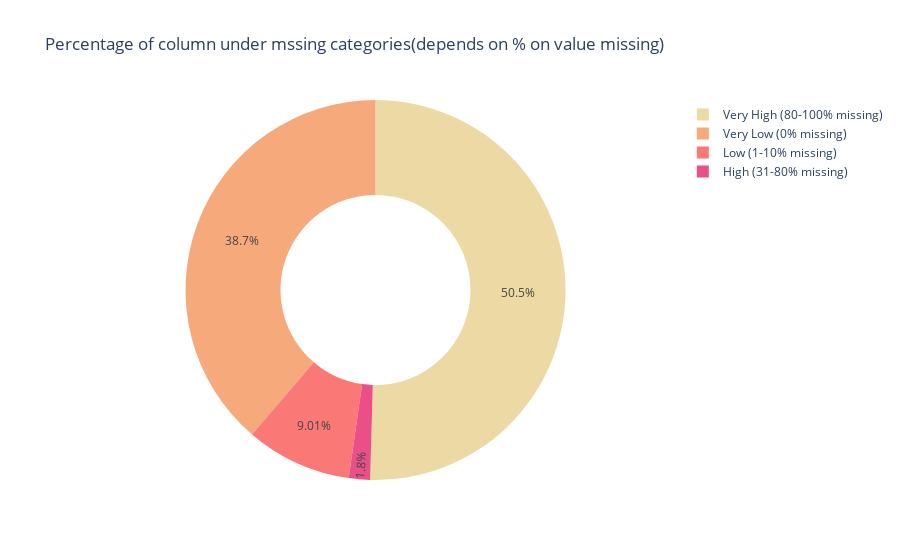

Notebook cell for this chart:
### Markdown cell above
### Ploting missing % of columns values category wise

Some intresting insite found
- 50% of columns have 100% missing value
- 1.8% of columns have 31 - 80% missing values
- Only 38.7% of columns have 0% missing values

So decided to go with only those rows which have less then 10% missing value

![Visualization](./newplot.png)

### Code cell
fig = px.pie(
    missing_category_percentage, 
    values='missing_value_percent', 
    names='missing_category',
    title='Percentage of column under mssing categories(depends on % on value missing)',
    hole=.5,
    color_discrete_sequence=px.colors.sequential.Agsunset_r,
    labels={'missing_category':'Category', 'column_percent': 'Column Percentage'},
)
fig.show()

### Figure 1 — Plotly figure (JSON) as saved in the notebook; plotly's stock layout.template omitted (floating-point values rounded to 4 significant figures)
{"data": [{"domain": {"x": [0, 1], "y": [0, 1]}, "hole": 0.5, "hovertemplate": "Category=%{label}<br>missing_value_percent=%{value}<extra></extra>", "labels": ["Very Low (0% missing)", "Low (1-10% missing)", "High (31-80% missing)", "Very High (80-100% missing)"], "legendgroup": "", "name": "", "showlegend": true, "type": "pie", "values": [38.74, 9.009, 1.802, 50.45]}], "layout": {"legend": {"tracegroupgap": 0}, "piecolorway": ["rgb(237, 217, 163)", "rgb(246, 169, 122)", "rgb(250, 120, 118)", "rgb(234, 79, 136)", "rgb(192, 54, 157)", "rgb(135, 44, 162)", "rgb(75, 41, 145)"], "title": {"text": "Percentage of column under mssing categories(depends on % on value missing)"}}}
